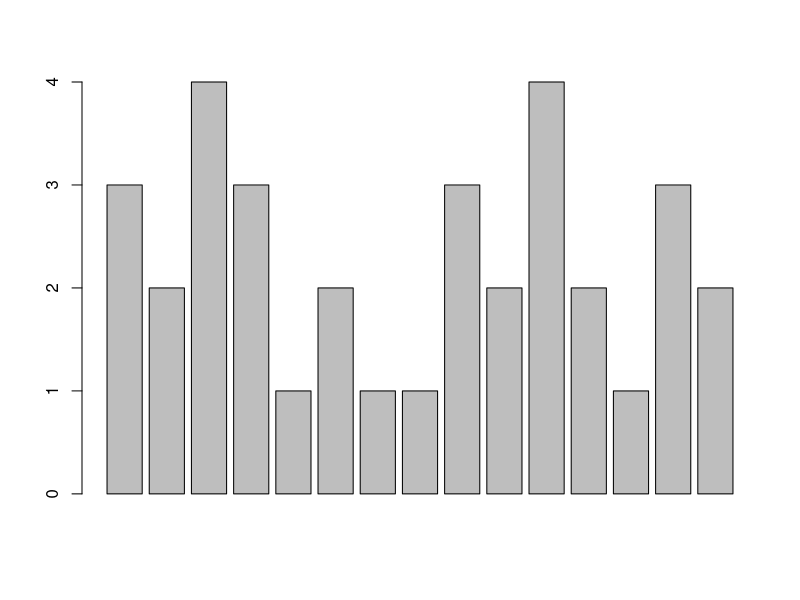
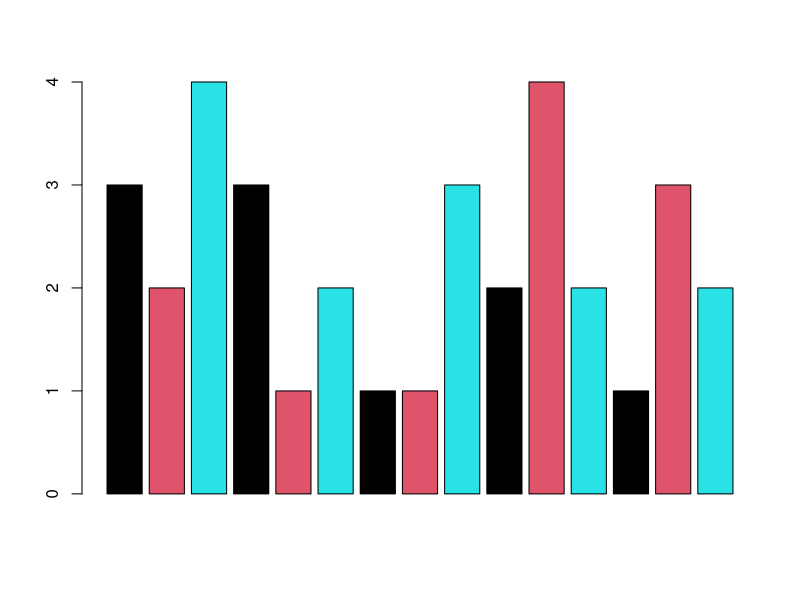
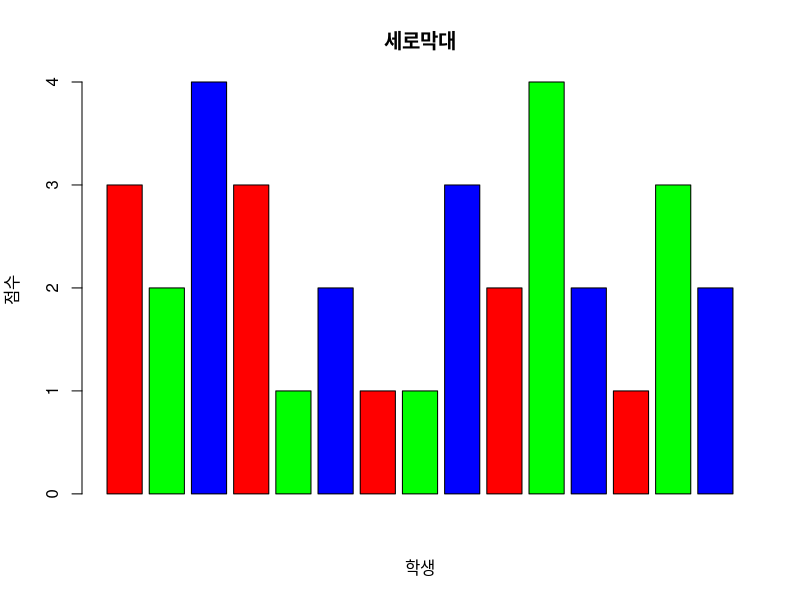
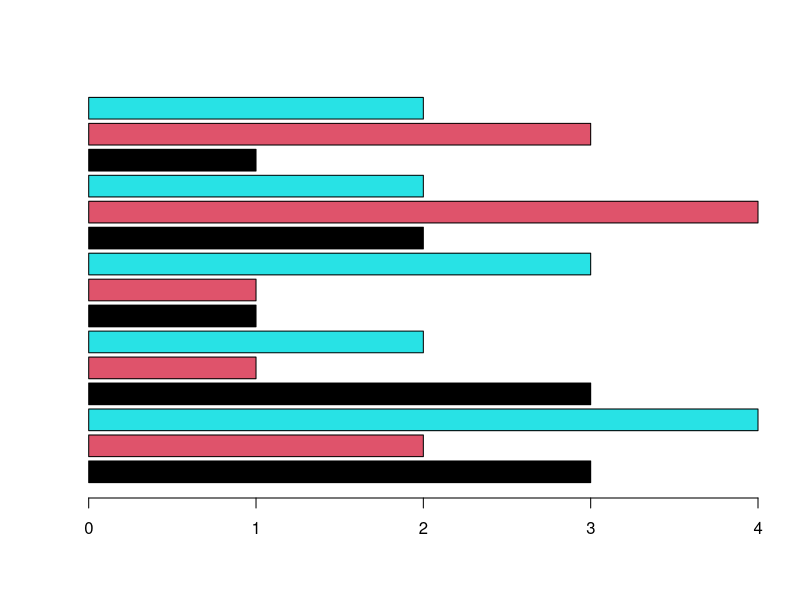
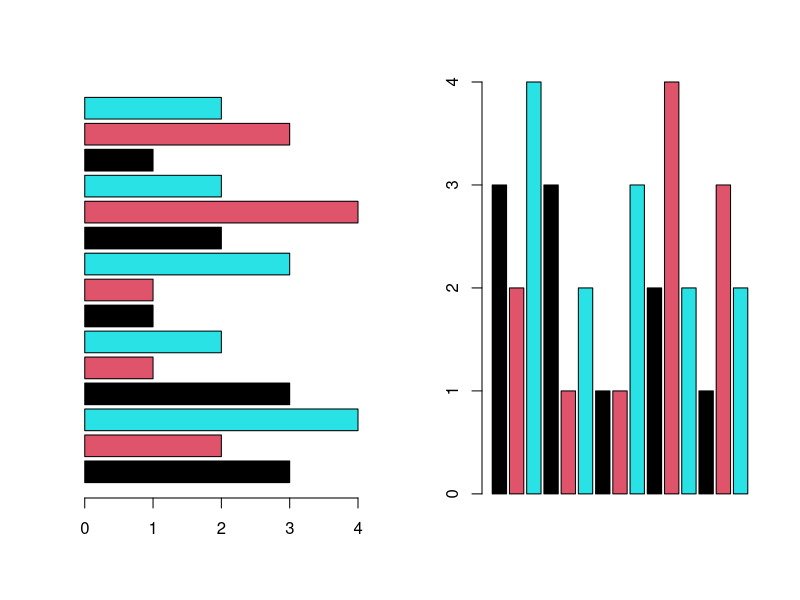
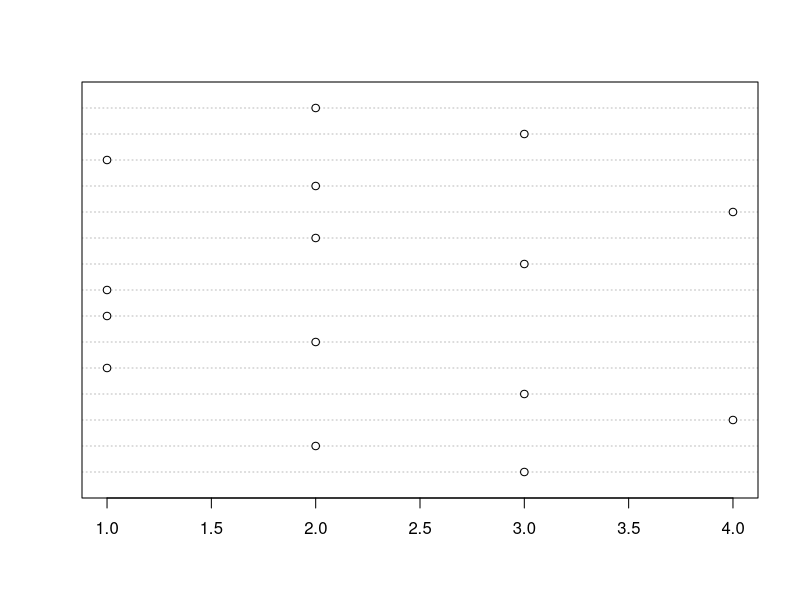
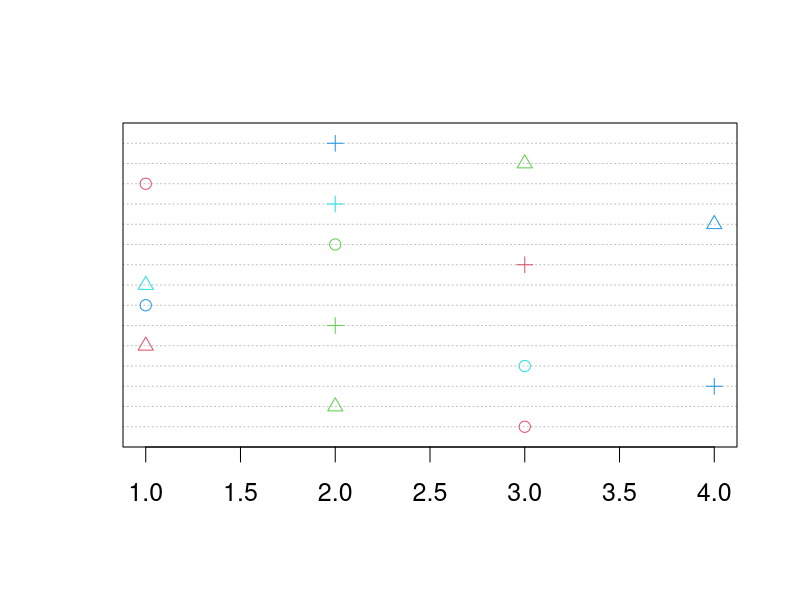
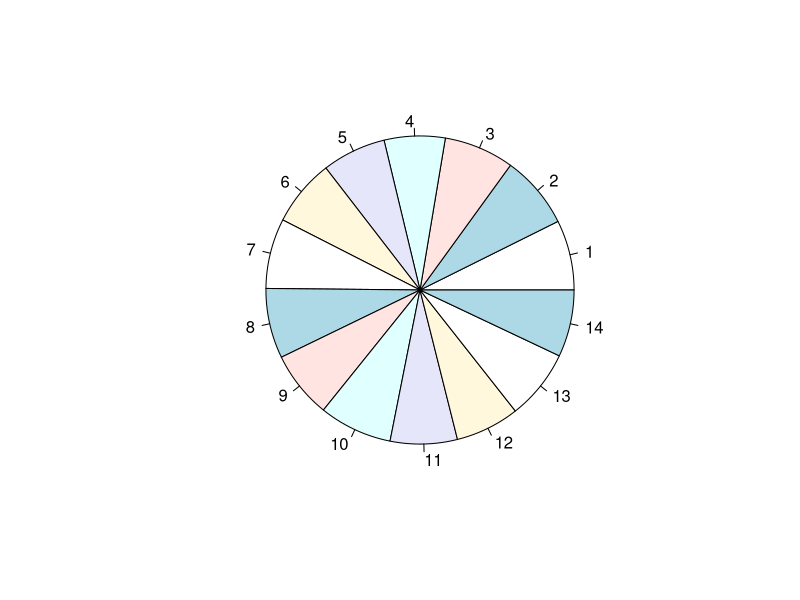

These figures' R source, in order:
# 시각화(그래프 출력)
# 이산변수(서열,등간척도) : 막대그래프,점,원형 차트 등을 사용하면 됨
# 연속변수(비율척도) : 상자박스, 히스토그램, 산점도 등을 사용
# 차트의 종류 ...

getwd()
stu = read.csv("testdata/ex_studentlist.csv",fileEncoding = "utf-8")
head(stu,n=3)
str(stu)

#세로 막대
graphics::barplot(stu$grade)
barplot(stu$grade,col=c(1,2,5))
barplot(stu$grade,col=rainbow(3),main='세로막대',xlab='학생',ylab='점수')

#가로 막대
barplot(stu$grade,col=c(1,2,5),horiz=T)

par(mfrow=c(1,2)) #그림 영역이 1행 2열이 됨
barplot(stu$grade,col=c(1,2,5),horiz=T)
barplot(stu$grade,col=c(1,2,5))

par(mfrow=c(1,1))
#점 차트
dotchart(stu$grade)
dotchart(stu$grade,color=2:5,cex=1.5, pch=1:3)


# 파이 차트
df=na.omit(stu)
df
pie(df$age)
pie(df$age, labels=df$age, lty=3)

# 박스 플롯(box plot) ->연속형 데이터의 분포를 파악할때 boxplot을 사용+사분위수
boxplot(stu$height,range=0)
boxplot(stu$height,range=1)
boxplot(stu$height,range=1,notch=T)
abline(h=mean(stu$height),lty=3,col='blue')

hist(stu$height)
hist(stu$height,breaks=3)

hist(stu$height,breaks=3,prob=T)
lines(density(stu$height))

plot(x=stu$height,y=stu$weight)

head(iris)
plot(iris$Sepal.Length,iris$Petal.Length)















